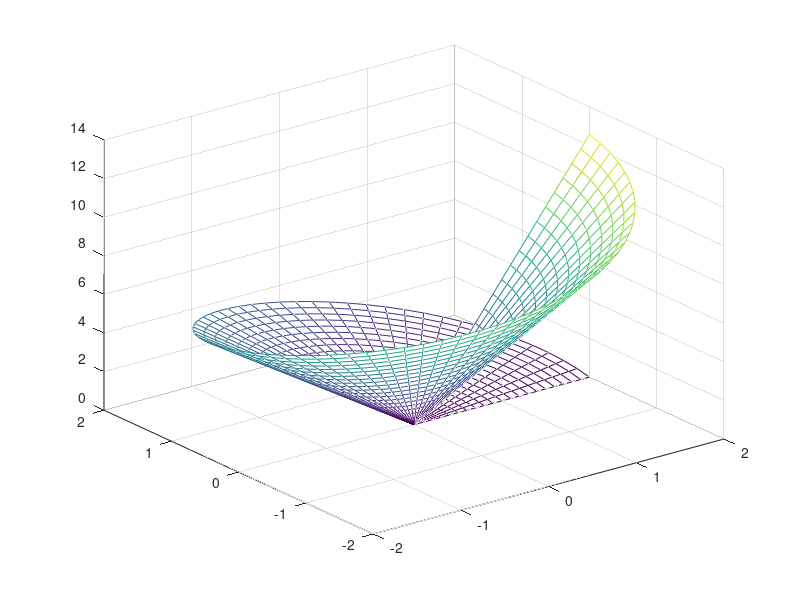

Write the MATLAB code that produced this figure.
%three dimensonal plots
%line plots 
%plot(x,y,z,'line specificers','property name',property value)
t=0:0.1:6*pi;
x=sqrt(t).*sin(2*t);
y=sqrt(t).*cos(2*t);
z=0.5*t;
plot3(x,y,z,'k','linewidth',1);
grid on
xlabel('x');
ylabel('y');
zlabel('z');

%mesh and surface plot
%first step is to create a grid in the xy plane that covers the domain of
%the function. the second step is to calculate the value of z at each point
%of the grid. the third step is to create the plot.
x=-1:0.1:3;
y=1:0.1:4;
[x,y]=meshgrid(x,y);
z=x.*y.^2./(x.^2+y.^2);
%mesh(x,y,z)
surf(x,y,z)
xlabel('x');
ylabel('y');
zlabel('z');

[th,r]=meshgrid((0:5:360)*pi/180,0:0.1:2);
z=r.*th;
[x,y]=pol2cart(th,r);
mesh(x,y,z)






